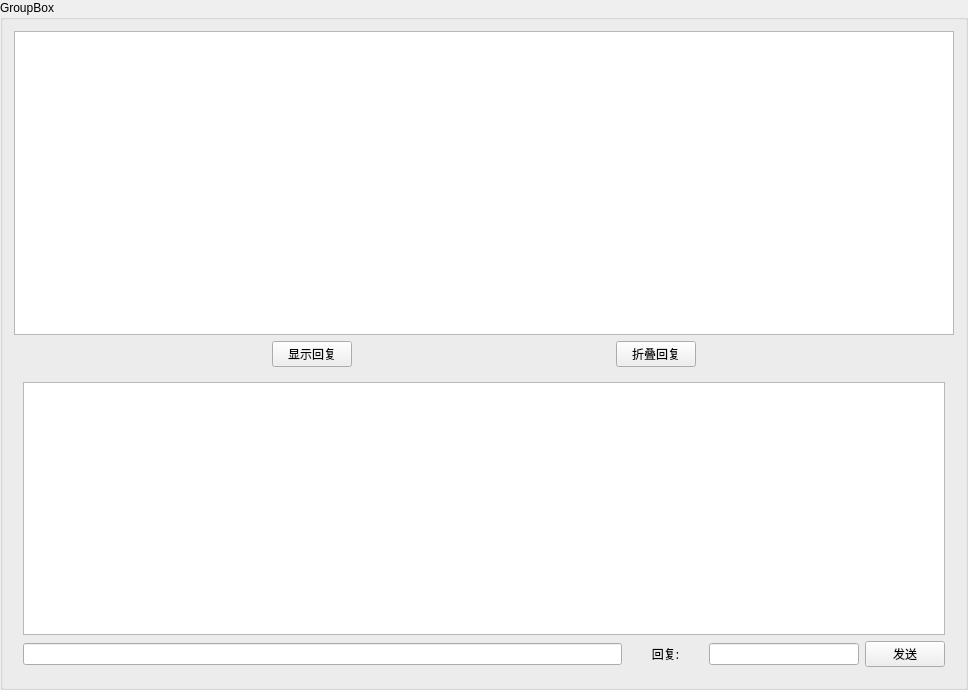
<?xml version="1.0" encoding="UTF-8"?>
<ui version="4.0">
 <class>Comment</class>
 <widget class="QGroupBox" name="Comment">
  <property name="geometry">
   <rect>
    <x>0</x>
    <y>0</y>
    <width>968</width>
    <height>690</height>
   </rect>
  </property>
  <property name="windowTitle">
   <string>GroupBox</string>
  </property>
  <property name="title">
   <string>GroupBox</string>
  </property>
  <layout class="QVBoxLayout" name="verticalLayout_2" stretch="4,1,4">
   <item>
    <widget class="QTextBrowser" name="comTextBrowser"/>
   </item>
   <item>
    <layout class="QHBoxLayout" name="horizontalLayout">
     <item>
      <spacer name="horizontalSpacer">
       <property name="orientation">
        <enum>Qt::Horizontal</enum>
       </property>
       <property name="sizeHint" stdset="0">
        <size>
         <width>40</width>
         <height>20</height>
        </size>
       </property>
      </spacer>
     </item>
     <item>
      <widget class="QPushButton" name="showPushButton">
       <property name="font">
        <font>
         <family>FZSongS-Extended</family>
        </font>
       </property>
       <property name="text">
        <string>显示回复</string>
       </property>
      </widget>
     </item>
     <item>
      <spacer name="horizontalSpacer_3">
       <property name="orientation">
        <enum>Qt::Horizontal</enum>
       </property>
       <property name="sizeHint" stdset="0">
        <size>
         <width>40</width>
         <height>20</height>
        </size>
       </property>
      </spacer>
     </item>
     <item>
      <widget class="QPushButton" name="foldPushButton">
       <property name="font">
        <font>
         <family>FZSongS-Extended</family>
        </font>
       </property>
       <property name="text">
        <string>折叠回复</string>
       </property>
      </widget>
     </item>
     <item>
      <spacer name="horizontalSpacer_2">
       <property name="orientation">
        <enum>Qt::Horizontal</enum>
       </property>
       <property name="sizeHint" stdset="0">
        <size>
         <width>40</width>
         <height>20</height>
        </size>
       </property>
      </spacer>
     </item>
    </layout>
   </item>
   <item>
    <widget class="QWidget" name="widget" native="true">
     <layout class="QVBoxLayout" name="verticalLayout">
      <item>
       <widget class="QTextBrowser" name="repTextBrowser"/>
      </item>
      <item>
       <layout class="QHBoxLayout" name="horizontalLayout_2" stretch="8,1,2,1">
        <item>
         <widget class="QLineEdit" name="contentLineEdit"/>
        </item>
        <item>
         <widget class="QLabel" name="label">
          <property name="font">
           <font>
            <family>FZHei-B01</family>
           </font>
          </property>
          <property name="text">
           <string>回复:</string>
          </property>
          <property name="alignment">
           <set>Qt::AlignCenter</set>
          </property>
         </widget>
        </item>
        <item>
         <widget class="QLineEdit" name="toLineEdit"/>
        </item>
        <item>
         <widget class="QPushButton" name="sendPushButton">
          <property name="text">
           <string>发送</string>
          </property>
         </widget>
        </item>
       </layout>
      </item>
     </layout>
    </widget>
   </item>
  </layout>
 </widget>
 <resources/>
 <connections/>
</ui>
